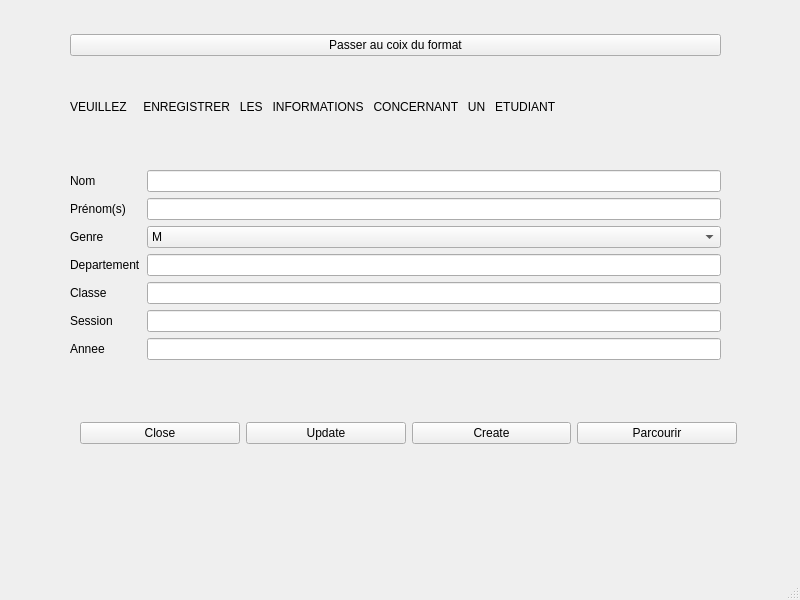
<?xml version="1.0" encoding="UTF-8"?>
<ui version="4.0">
 <class>MainWindow</class>
 <widget class="QMainWindow" name="MainWindow">
  <property name="geometry">
   <rect>
    <x>0</x>
    <y>0</y>
    <width>800</width>
    <height>600</height>
   </rect>
  </property>
  <property name="windowTitle">
   <string>MainWindow</string>
  </property>
  <widget class="QWidget" name="centralwidget">
   <widget class="QWidget" name="formLayoutWidget">
    <property name="geometry">
     <rect>
      <x>70</x>
      <y>170</y>
      <width>651</width>
      <height>211</height>
     </rect>
    </property>
    <layout class="QFormLayout" name="formLayout">
     <item row="0" column="0">
      <widget class="QLabel" name="label">
       <property name="text">
        <string>Nom</string>
       </property>
      </widget>
     </item>
     <item row="0" column="1">
      <widget class="QLineEdit" name="lineEditLastName"/>
     </item>
     <item row="1" column="0">
      <widget class="QLabel" name="label_2">
       <property name="text">
        <string>Prénom(s)</string>
       </property>
      </widget>
     </item>
     <item row="1" column="1">
      <widget class="QLineEdit" name="lineEditFirstName"/>
     </item>
     <item row="2" column="0">
      <widget class="QLabel" name="label_3">
       <property name="text">
        <string>Genre</string>
       </property>
      </widget>
     </item>
     <item row="2" column="1">
      <widget class="QComboBox" name="comboBoxSexe">
       <item>
        <property name="text">
         <string>M</string>
        </property>
       </item>
       <item>
        <property name="text">
         <string>F</string>
        </property>
       </item>
      </widget>
     </item>
     <item row="3" column="1">
      <widget class="QLineEdit" name="lineEditDepartement"/>
     </item>
     <item row="4" column="0">
      <widget class="QLabel" name="label_6">
       <property name="text">
        <string>Classe</string>
       </property>
      </widget>
     </item>
     <item row="4" column="1">
      <widget class="QLineEdit" name="lineEditClasse"/>
     </item>
     <item row="5" column="0">
      <widget class="QLabel" name="label_7">
       <property name="text">
        <string>Session</string>
       </property>
      </widget>
     </item>
     <item row="5" column="1">
      <widget class="QLineEdit" name="lineEditSession"/>
     </item>
     <item row="3" column="0">
      <widget class="QLabel" name="label_5">
       <property name="text">
        <string>Departement</string>
       </property>
      </widget>
     </item>
     <item row="6" column="0">
      <widget class="QLabel" name="label_8">
       <property name="text">
        <string>Annee</string>
       </property>
      </widget>
     </item>
     <item row="6" column="1">
      <widget class="QLineEdit" name="lineEditDate"/>
     </item>
    </layout>
   </widget>
   <widget class="QWidget" name="gridLayoutWidget">
    <property name="geometry">
     <rect>
      <x>80</x>
      <y>420</y>
      <width>657</width>
      <height>26</height>
     </rect>
    </property>
    <layout class="QGridLayout" name="gridLayout">
     <item row="0" column="2">
      <widget class="QPushButton" name="pushButtonCreate">
       <property name="text">
        <string>Create</string>
       </property>
      </widget>
     </item>
     <item row="0" column="0">
      <widget class="QPushButton" name="pushButtonClose_2">
       <property name="text">
        <string>Close</string>
       </property>
      </widget>
     </item>
     <item row="0" column="1">
      <widget class="QPushButton" name="pushButtonUpdate">
       <property name="text">
        <string>Update</string>
       </property>
      </widget>
     </item>
     <item row="0" column="3">
      <widget class="QPushButton" name="pushButtonParcourir">
       <property name="text">
        <string>Parcourir</string>
       </property>
      </widget>
     </item>
    </layout>
   </widget>
   <widget class="QWidget" name="gridLayoutWidget_2">
    <property name="geometry">
     <rect>
      <x>70</x>
      <y>30</y>
      <width>651</width>
      <height>31</height>
     </rect>
    </property>
    <layout class="QGridLayout" name="gridLayout_2">
     <item row="0" column="0">
      <widget class="QPushButton" name="pushButtonFormat">
       <property name="text">
        <string>Passer au coix du format</string>
       </property>
      </widget>
     </item>
    </layout>
   </widget>
   <widget class="QWidget" name="formLayoutWidget_2">
    <property name="geometry">
     <rect>
      <x>70</x>
      <y>100</y>
      <width>651</width>
      <height>44</height>
     </rect>
    </property>
    <layout class="QFormLayout" name="formLayout_2">
     <item row="0" column="0">
      <widget class="QLabel" name="label_4">
       <property name="text">
        <string>VEUILLEZ     ENREGISTRER   LES   INFORMATIONS   CONCERNANT   UN   ETUDIANT   </string>
       </property>
      </widget>
     </item>
    </layout>
   </widget>
  </widget>
  <widget class="QMenuBar" name="menubar">
   <property name="geometry">
    <rect>
     <x>0</x>
     <y>0</y>
     <width>800</width>
     <height>22</height>
    </rect>
   </property>
  </widget>
  <widget class="QStatusBar" name="statusbar"/>
 </widget>
 <resources/>
 <connections/>
</ui>
